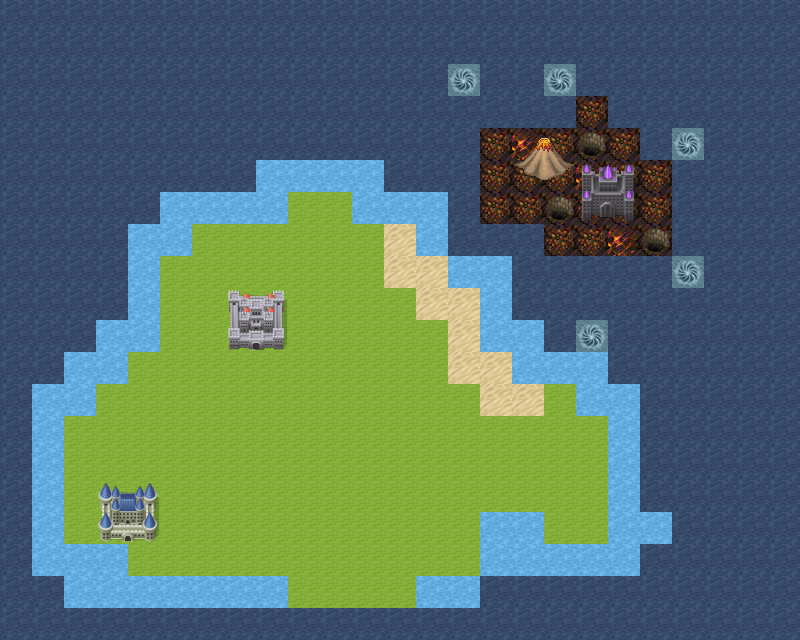

A level layout from a 2D game, rendered from its tile map. Below: a short description, then the map file with its tile-grid data intact:
An orthogonal 25x20 tile map with 32x32 px tiles, 2 tile layers (タイルレイヤー1, タイルレイヤー2), 7 tilesets.

<map version="1.5" tiledversion="1.7.0" orientation="orthogonal" renderorder="right-down" width="25" height="20" tilewidth="32" tileheight="32" infinite="0" nextlayerid="3" nextobjectid="1">
 <tileset firstgid="1" source="SyokyuTileData/pipo-map001_at-umi.tsx" />
 <tileset firstgid="6" source="SyokyuTileData/pipo-map001.tsx" />
 <tileset firstgid="94" source="SyokyuTileData/590d7a54.tsx" />
 <tileset firstgid="286" source="SyokyuTileData/ST-Map-E01.tsx" />
 <tileset firstgid="566" source="SyokyuTileData/pipo-map001_at-sabaku.tsx" />
 <tileset firstgid="572" source="TyukyuTileData/[A]Water4_pipo.tsx" />
 <tileset firstgid="612" source="TyukyuTileData/[A]Water5_pipo.tsx" />
 <layer id="1" name="タイルレイヤー1" width="25" height="20">
  <data encoding="csv">
611,611,611,611,611,611,611,611,611,611,611,611,611,611,611,611,611,611,611,611,611,611,611,611,611,
611,611,611,611,611,611,611,611,611,611,611,611,611,611,611,611,611,611,611,611,611,611,611,611,611,
611,611,611,611,611,611,611,611,611,611,611,611,611,611,611,611,611,611,611,611,611,611,611,611,611,
611,611,611,611,611,611,611,611,611,611,611,611,611,611,611,611,611,611,242,611,611,611,611,611,611,
611,611,611,611,611,611,611,611,611,611,611,611,611,611,611,242,255,242,242,242,611,611,611,611,611,
611,611,611,611,611,611,611,611,651,651,651,651,611,611,611,242,242,242,255,242,242,611,611,611,611,
611,611,611,611,611,651,651,651,651,6,6,651,651,651,611,242,242,242,242,242,242,611,611,611,611,
611,611,611,611,651,651,6,6,6,6,6,6,6,651,611,611,611,242,242,255,242,611,611,611,611,
611,611,611,611,651,6,6,6,6,6,6,6,6,651,651,651,611,611,611,611,611,611,611,611,611,
611,611,611,611,651,6,6,6,6,6,6,6,6,6,6,651,611,611,611,611,611,611,611,611,611,
611,611,611,651,651,6,6,6,6,6,6,6,6,6,6,651,651,611,611,611,611,611,611,611,611,
611,611,651,651,6,6,6,6,6,6,6,6,6,6,6,6,651,651,651,611,611,611,611,611,611,
611,651,651,6,6,6,6,6,6,6,6,6,6,6,6,6,6,6,651,651,611,611,611,611,611,
611,651,6,6,6,6,6,6,6,6,6,6,6,6,6,6,6,6,6,651,611,611,611,611,611,
611,651,6,6,6,6,6,6,6,6,6,6,6,6,6,6,6,6,6,651,611,611,611,611,611,
611,651,6,6,6,6,6,6,6,6,6,6,6,6,6,6,6,6,6,651,611,611,611,611,611,
611,651,6,6,6,6,6,6,6,6,6,6,6,6,6,651,651,6,6,651,651,611,611,611,611,
611,651,651,651,6,6,6,6,6,6,6,6,6,6,6,651,651,651,651,651,611,611,611,611,611,
611,611,651,651,651,651,651,651,651,6,6,6,6,651,651,611,611,611,611,611,611,611,611,611,611,
611,611,611,611,611,611,611,611,611,611,611,611,611,611,611,611,611,611,611,611,611,611,611,611,611
</data>
 </layer>
 <layer id="2" name="タイルレイヤー2" width="25" height="20">
  <data encoding="csv">
0,0,0,0,0,0,0,0,0,0,0,0,0,0,0,0,0,0,0,0,0,0,0,0,0,
0,0,0,0,0,0,0,0,0,0,0,0,0,0,0,0,0,0,0,0,0,0,0,0,0,
0,0,0,0,0,0,0,0,0,0,0,0,0,0,26,0,0,26,0,0,0,0,0,0,0,
0,0,0,0,0,0,0,0,0,0,0,0,0,0,0,0,0,0,0,0,0,0,0,0,0,
0,0,0,0,0,0,0,0,0,0,0,0,0,0,0,0,467,468,19,0,0,26,0,0,0,
0,0,0,0,0,0,0,0,0,0,0,0,0,0,0,0,475,476,73,74,0,0,0,0,0,
0,0,0,0,0,0,0,0,0,0,0,0,0,0,0,0,0,19,81,82,0,0,0,0,0,
0,0,0,0,0,0,0,0,0,0,0,0,571,0,0,0,0,0,0,0,19,0,0,0,0,
0,0,0,0,0,0,0,0,0,0,0,0,571,571,0,0,0,0,0,0,0,26,0,0,0,
0,0,0,0,0,0,0,57,58,0,0,0,0,571,571,0,0,0,0,0,0,0,0,0,0,
0,0,0,0,0,0,0,65,66,0,0,0,0,0,571,0,0,0,26,0,0,0,0,0,0,
0,0,0,0,0,0,0,0,0,0,0,0,0,0,571,571,0,0,0,0,0,0,0,0,0,
0,0,0,0,0,0,0,0,0,0,0,0,0,0,0,571,571,0,0,0,0,0,0,0,0,
0,0,0,0,0,0,0,0,0,0,0,0,0,0,0,0,0,0,0,0,0,0,0,0,0,
0,0,0,0,0,0,0,0,0,0,0,0,0,0,0,0,0,0,0,0,0,0,0,0,0,
0,0,0,59,60,0,0,0,0,0,0,0,0,0,0,0,0,0,0,0,0,0,0,0,0,
0,0,0,67,68,0,0,0,0,0,0,0,0,0,0,0,0,0,0,0,0,0,0,0,0,
0,0,0,0,0,0,0,0,0,0,0,0,0,0,0,0,0,0,0,0,0,0,0,0,0,
0,0,0,0,0,0,0,0,0,0,0,0,0,0,0,0,0,0,0,0,0,0,0,0,0,
0,0,0,0,0,0,0,0,0,0,0,0,0,0,0,0,0,0,0,0,0,0,0,0,0
</data>
 </layer>
</map>
